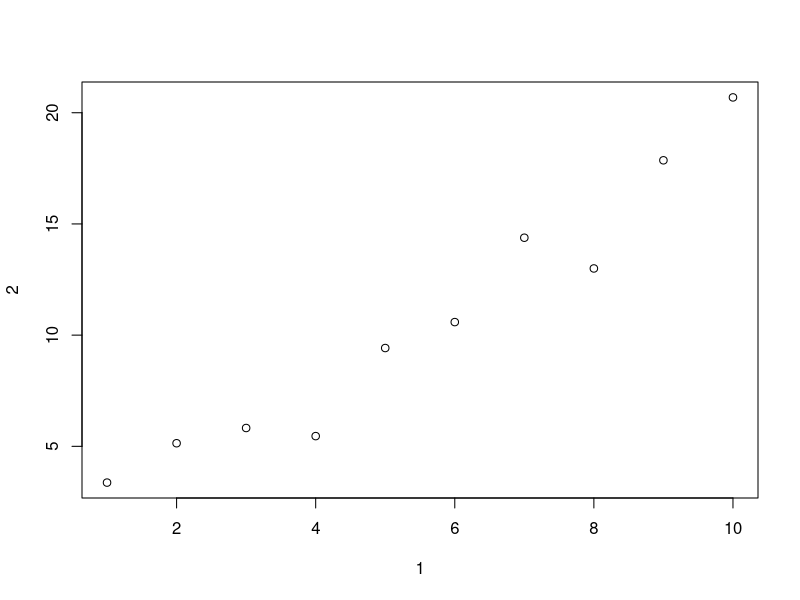
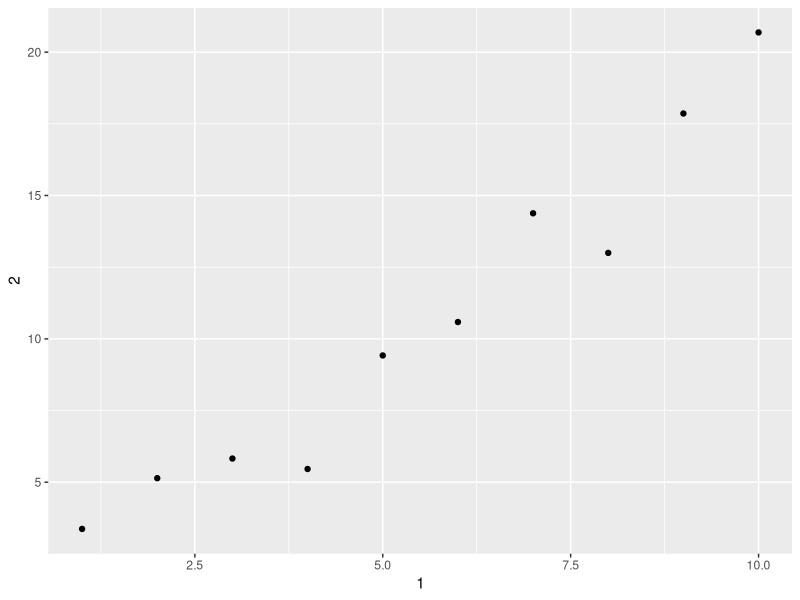
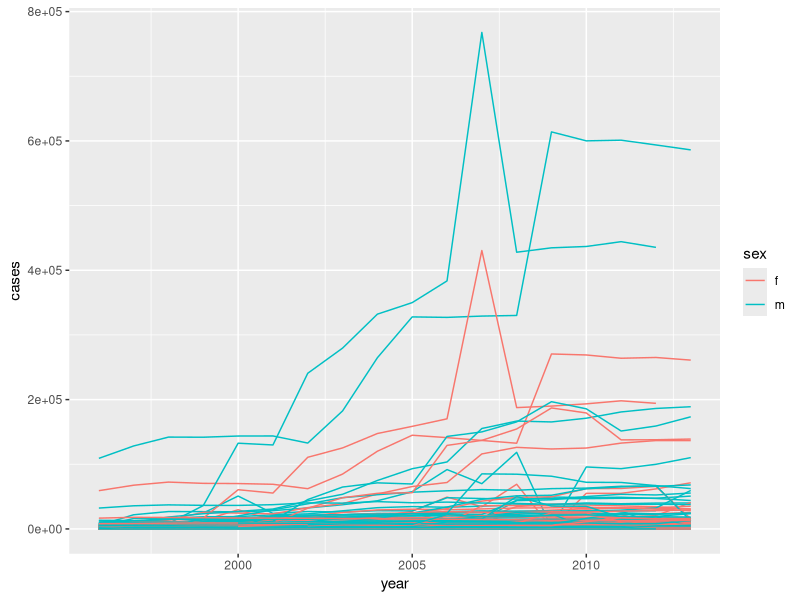

Recreate these plots in R, in order.
## ---- chunk 1
knitr::opts_chunk$set(echo = TRUE)
library(tibble)
library(ggplot2)
library(dplyr)
library(tidyverse)
## ---- chunk 2
mtcars
class(mtcars)
class(as_tibble(mtcars))
## ---- chunk 3
#data.frame
df <- data.frame(abc = 1, xyz = "a")

#tibble
tbl <- as.tibble(df)

df$x
tbl$x

df[, "xyz"]
tbl[,"xyz"]

df[, c("abc", "xyz")]
tbl[,c("abc","xyz")]

## ---- chunk 4
annoying <- tibble(
  `1` = 1:10,
  `2` = `1` * 2 + rnorm(length(`1`))
)

annoying

#(1)Extracting the variable called 1.
annoying[1]
annoying[["1"]]
annoying$'1'

#(2)Plotting a scatterplot of 1 vs 2.
plot(annoying)
ggplot(annoying, aes(x = `1`, y = `2`)) +geom_point()

#(3)Creating a new column called 3 which is 2 divided by 1.
annoying$`3` <- annoying$`2` / annoying$`1`
annoying[["3"]] <- annoying[["2"]] / annoying[["1"]]


#(4)Renaming the columns to one, two and three.
annoying <- rename(annoying, one = `1`, two = `2`, three = `3`)
glimpse(annoying)
## ---- chunk 5
?enframe()
enframe(c(a = 5, b = 7, c=25))
## ---- chunk 6
?print.tbl_df()
## ---- chunk 7
who

who1 <- who %>%
  gather(new_sp_m014:newrel_f65, key = "key", value = "cases", na.rm = TRUE)
glimpse(who1)
who1

who2 <- who1 %>%
 mutate(key = stringr::str_replace(key, "newrel", "new_rel"))
who2

who3 <- who2 %>%
  separate(key, c("new", "type", "sexage"), sep = "_")
who3

who3 %>%
  count(new)

who4 <- who3 %>%
  select(-new, -iso2, -iso3)

who5 <- who4 %>%
  separate(sexage, c("sex", "age"), sep = 1)
who5
## ---- chunk 8
who1 %>%
  filter(cases == 0) %>%
  nrow()
## ---- chunk 9
who3a <- who1 %>%
  separate(key, c("new", "type", "sexage"), sep = "_")
## ---- chunk 10
filter(who3a, new == "newrel") %>% head()
## ---- chunk 11
select(who3, country, iso2, iso3) %>%
  distinct() %>%
  group_by(country) %>%
  filter(n() > 1)
## ---- chunk 12
who5 %>%
  group_by(country, year, sex) %>%
  filter(year > 1995) %>%
  summarise(cases = sum(cases)) %>%
  unite(country_sex, country, sex, remove = FALSE) %>%
  ggplot(aes(x = year, y = cases, group = country_sex, colour = sex)) +
  geom_line()

